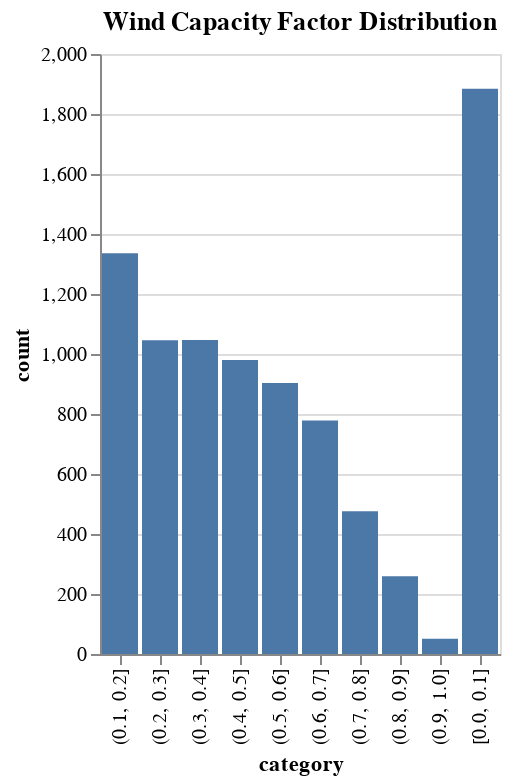

The code cell stored with this chart in its notebook:
### Code cell
df3.filter(pl.col("type") == "wind").get_column("capacity_factor").hist(
    bins=dist_bucket_edges, include_category=True
).plot.bar(x="category", y="count").properties(
    title="Wind Capacity Factor Distribution"
)

### Figure 1 — Vega-Lite specification as saved in the notebook (floating-point values rounded to 4 significant figures)
{"config": {"view": {"continuousWidth": 300, "continuousHeight": 300}}, "data": {"name": "data-7f82aa5e26d0731d7eb29bb518a109d9"}, "mark": {"type": "bar", "tooltip": true}, "encoding": {"x": {"field": "category", "type": "nominal"}, "y": {"field": "count", "type": "quantitative"}}, "params": [{"name": "param_4", "select": {"type": "interval", "encodings": ["x", "y"]}, "bind": "scales"}], "title": "Wind Capacity Factor Distribution", "$schema": "https://vega.github.io/schema/vega-lite/v5.20.1.json", "datasets": {"data-7f82aa5e26d0731d7eb29bb518a109d9": [{"breakpoint": 0.1, "category": "[0.0, 0.1]", "count": 1884}, {"breakpoint": 0.2, "category": "(0.1, 0.2]", "count": 1336}, {"breakpoint": 0.3, "category": "(0.2, 0.3]", "count": 1046}, {"breakpoint": 0.4, "category": "(0.3, 0.4]", "count": 1047}, {"breakpoint": 0.5, "category": "(0.4, 0.5]", "count": 980}, {"breakpoint": 0.6, "category": "(0.5, 0.6]", "count": 903}, {"breakpoint": 0.7, "category": "(0.6, 0.7]", "count": 778}, {"breakpoint": 0.8, "category": "(0.7, 0.8]", "count": 476}, {"breakpoint": 0.9, "category": "(0.8, 0.9]", "count": 259}, {"breakpoint": 1.0, "category": "(0.9, 1.0]", "count": 51}]}}
